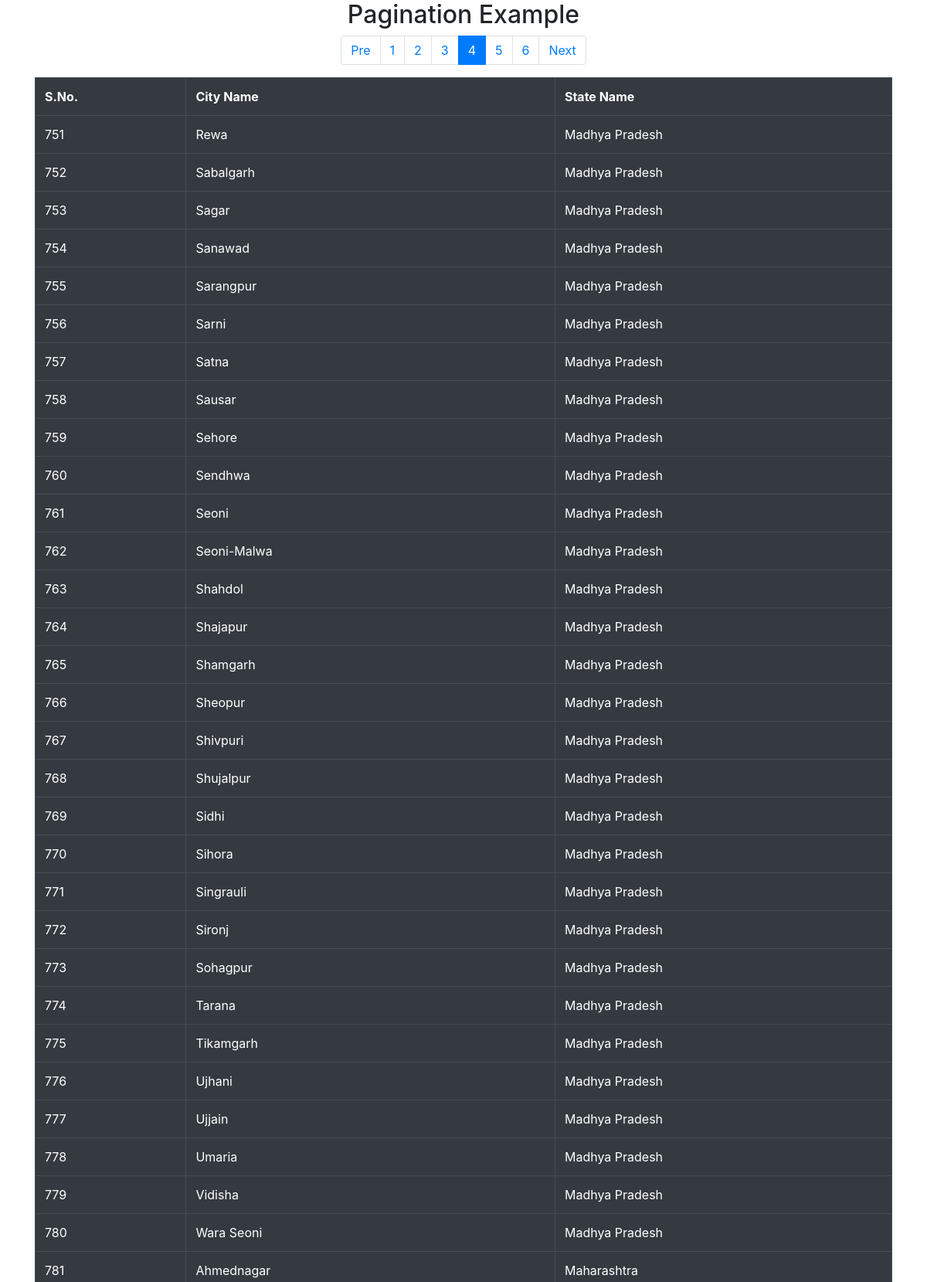
Screenshot of /pagination.php?pageno=4 (upper part) with the database file from the repository.
### tables this page shows
CREATE TABLE `cities` (
  `city_id` int(11) NOT NULL,
  `city_name` varchar(100) NOT NULL,
  `city_state` varchar(100) NOT NULL
);

### pagination.php (the view, shortened to what this page needs)
<?php
$con=mysqli_connect("localhost", "admin", "admin", "tss12_30");
$record_per_page = 250;
if(isset($_GET['pageno']))
{
	$a = $_GET['pageno'];
	$b = $a-1;
	$c = $b*$record_per_page;
	$n=$c+1;
	$all_city_query = "SELECT * FROM cities LIMIT $c,$record_per_page";
}
else
{
	$n=1;
	$a=1;
	$all_city_query = "SELECT * FROM cities LIMIT $record_per_page";
}
$all_city_result = mysqli_query($con, $all_city_query);
$all_city_count_query = "SELECT * FROM cities";
$all_city_count_result = mysqli_query($con, $all_city_count_query);
$all_rows = mysqli_num_rows($all_city_count_result);
$total_pages = ceil($all_rows/$record_per_page);
?>
<!DOCTYPE html>
<html>
<head>
	<link rel="stylesheet" type="text/css" href="css/bootstrap.css">
</head>
<body>
<h2 class="text-center">Pagination Example</h2>
<div class="container">
	<ul class="pagination justify-content-center">
		<li class="page-item <?php if($a==1) echo "disabled" ?>">
			<a class="page-link" href="pagination.php?pageno=<?php echo $a-1; ?>">Pre</a>
		</li>
		<?php
		for($i=1; $i<=$total_pages; $i++)
		{
		?>
		<li class="page-item <?php if($i==$a) echo "active"; ?>">
			<a href="pagination.php?pageno=<?php echo $i; ?>" class="page-link"><?php echo $i; ?></a>
		</li>
		<?php
		}
		?>
		<li class="page-item <?php if($a==$total_pages) echo "disabled" ?>">
			<a class="page-link" href="pagination.php?pageno=<?php echo $a+1; ?>">Next</a>
		</li>
	</ul>
	<table class="table table-hover table-bordered table-dark">
		<tr>
			<th>S.No.</th>
			<th>City Name</th>
			<th>State Name</th>
		</tr>
		<?php
		while($all_city_data=mysqli_fetch_assoc($all_city_result))
		{
		?>
			<tr>
				<td><?php echo $n ?></td>
				<td><?php echo $all_city_data['city_name'] ?></td>
				<td><?php echo $all_city_data['city_state'] ?></td>
			</tr>
		<?php
		$n++;
		}
		?>
	</table>
</div>
</body>
</html>

### rows the page displays
cities: city_name "Rewa", city_state "Madhya Pradesh"
cities: city_name "Sabalgarh", city_state "Madhya Pradesh"
cities: city_name "Sagar", city_state "Madhya Pradesh"
cities: city_name "Sanawad", city_state "Madhya Pradesh"
cities: city_name "Sarangpur", city_state "Madhya Pradesh"
cities: city_name "Sarni", city_state "Madhya Pradesh"
cities: city_name "Satna", city_state "Madhya Pradesh"
cities: city_name "Sausar", city_state "Madhya Pradesh"
cities: city_name "Sehore", city_state "Madhya Pradesh"
cities: city_name "Sendhwa", city_state "Madhya Pradesh"
cities: city_name "Seoni", city_state "Madhya Pradesh"
cities: city_name "Seoni-Malwa", city_state "Madhya Pradesh"
cities: city_name "Shahdol", city_state "Madhya Pradesh"
cities: city_name "Shajapur", city_state "Madhya Pradesh"
cities: city_name "Shamgarh", city_state "Madhya Pradesh"
cities: city_name "Sheopur", city_state "Madhya Pradesh"
cities: city_name "Shivpuri", city_state "Madhya Pradesh"
cities: city_name "Shujalpur", city_state "Madhya Pradesh"
cities: city_name "Sidhi", city_state "Madhya Pradesh"
cities: city_name "Sihora", city_state "Madhya Pradesh"
cities: city_name "Singrauli", city_state "Madhya Pradesh"
cities: city_name "Sironj", city_state "Madhya Pradesh"
cities: city_name "Sohagpur", city_state "Madhya Pradesh"
cities: city_name "Tarana", city_state "Madhya Pradesh"
cities: city_name "Tikamgarh", city_state "Madhya Pradesh"
cities: city_name "Ujhani", city_state "Madhya Pradesh"
cities: city_name "Ujjain", city_state "Madhya Pradesh"
cities: city_name "Umaria", city_state "Madhya Pradesh"
cities: city_name "Vidisha", city_state "Madhya Pradesh"
cities: city_name "Wara Seoni", city_state "Madhya Pradesh"
cities: city_name "Ahmednagar", city_state "Maharashtra"
